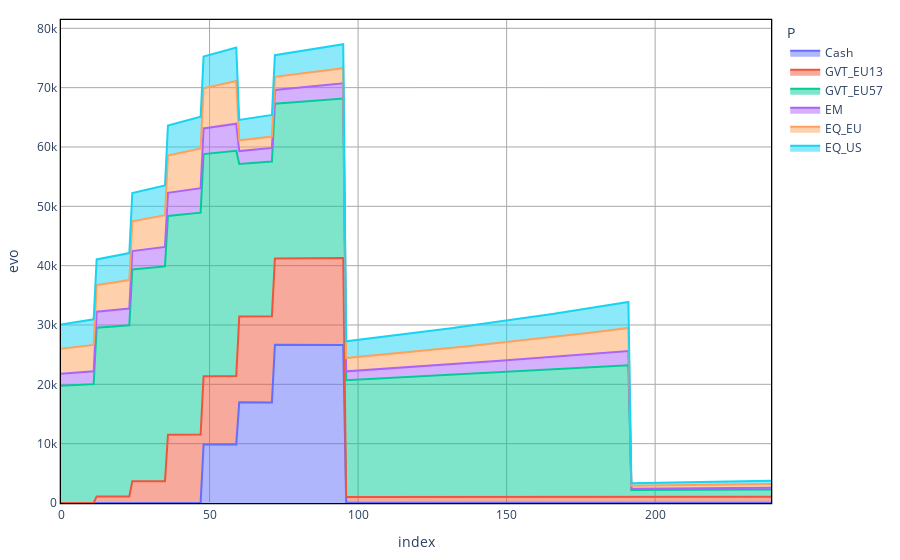
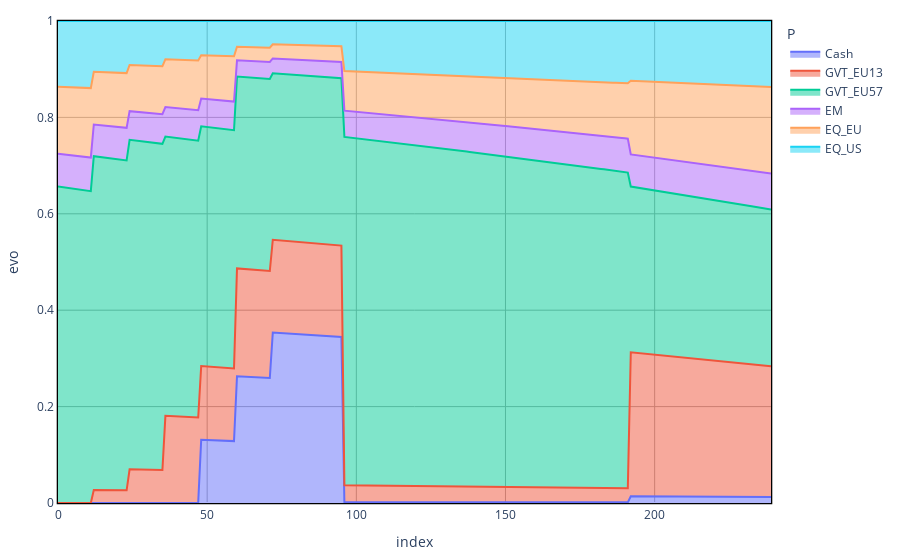

Source (notebook cell) for these figures, in order:
### Code cell
Scenario_mu = problem.Scenario_mu
#print([solution[l][n_scen].varValue for l in Lt])
Q_nscen = np.zeros(shape = (len(P),len(L)))
Q_ex = np.zeros(shape = (len(P),len(L)))
Val_tl = {}
i = -1
At = sorted(list(problem.assets.period.values()))
label_period = [[k, v] for k,v in problem.assets.period.items()]
label_value = [[k, v] for k,v in problem.assets.value.items()]
period_value_df = pd.DataFrame(label_period, columns = ["Label", "Period"]).merge(pd.DataFrame(label_value, columns = ["Label", "Value"]))

for p in P:
    i = i+1
    Val_tl[p] = np.zeros(shape = (len(T), len(L)))
    for l in np.arange(len(L)):
        for t in np.arange(len(T)):
            if t < problem.liabilities.period[L[l]]:
                new_asset_label = period_value_df.loc[period_value_df.Period == t , "Label" ].values
                new_asset = [sol.asset_part[a][L[l]][p] for a in new_asset_label]
                if t==0:
                    Val_tl[p][t,l] = sum(new_asset)*np.exp(Scenario_mu[p])
                else:
                    Val_tl[p][t,l] = (Val_tl[p][t-1,l] + sum(new_asset))*np.exp(Scenario_mu[p])

            elif t == problem.liabilities.period[L[l]]:
                Q_ex[i,l] = problem.user_portfolio[p]
                Q_nscen[i,l] = Val_tl[p][t-1,l]
    
Val_end_t = {}
for p in P:
    Val_end_t[p] = np.zeros(shape = (len(T)))
    for t in np.arange(len(T)):
        new_asset_label = period_value_df.loc[period_value_df.Period == t , "Label" ].values
        new_asset = [sol.asset_end_part[a][p] for a in new_asset_label]
        if t==0:
            Val_end_t[p][t] = sum(new_asset)*np.exp(Scenario_mu[p])
        else:
            Val_end_t[p][t] = (Val_end_t[p][t-1] + sum(new_asset))*np.exp(Scenario_mu[p])


Val_t = {}
for p in P:
    Val_t[p] = np.sum(Val_tl[p], axis = 1) + Val_end_t[p] 

AssetAllocationNominal = pd.DataFrame(Val_t)
AssetAllocationNominal[AssetAllocationNominal<0] = 0
AAN_perc = AssetAllocationNominal.divide(AssetAllocationNominal.sum(axis=1), axis=0)

AssetAllocationNominal = AssetAllocationNominal.reset_index()
AssetAllocationNominal = AssetAllocationNominal.melt(id_vars=['index'], var_name='P', value_name='evo')
plt = px.area(AssetAllocationNominal, x="index", y = "evo", color = "P")
plt = standardized_chart(plt)
plt.show()

AAN_perc = AAN_perc.reset_index()
AAN_perc = AAN_perc.melt(id_vars=['index'], var_name='P', value_name='evo')
plt = px.area(AAN_perc, x="index", y = "evo", color = "P" )
plt.update_xaxes(range=[AAN_perc["index"].min(), AAN_perc["index"].max()])
plt.update_yaxes(range=[0, 1])
plt = standardized_chart(plt)
plt.show()

### Figure 1 — Plotly figure (JSON) as saved in the notebook; plotly's stock layout.template omitted (floating-point values rounded to 4 significant figures; data arrays with more than 128 entries replaced by an {"elided": "..."} marker saying what was removed)
{"data": [{"hovertemplate": "P=Cash<br>index=%{x}<br>evo=%{y}<extra></extra>", "legendgroup": "Cash", "line": {"color": "#636efa"}, "mode": "lines", "name": "Cash", "orientation": "v", "showlegend": true, "stackgroup": "1", "type": "scatter", "x": {"elided": "240 int values"}, "xaxis": "x", "y": {"elided": "240 float values"}, "yaxis": "y"}, {"hovertemplate": "P=GVT_EU13<br>index=%{x}<br>evo=%{y}<extra></extra>", "legendgroup": "GVT_EU13", "line": {"color": "#EF553B"}, "mode": "lines", "name": "GVT_EU13", "orientation": "v", "showlegend": true, "stackgroup": "1", "type": "scatter", "x": {"elided": "240 int values"}, "xaxis": "x", "y": {"elided": "240 float values"}, "yaxis": "y"}, {"hovertemplate": "P=GVT_EU57<br>index=%{x}<br>evo=%{y}<extra></extra>", "legendgroup": "GVT_EU57", "line": {"color": "#00cc96"}, "mode": "lines", "name": "GVT_EU57", "orientation": "v", "showlegend": true, "stackgroup": "1", "type": "scatter", "x": {"elided": "240 int values"}, "xaxis": "x", "y": {"elided": "240 float values"}, "yaxis": "y"}, {"hovertemplate": "P=EM<br>index=%{x}<br>evo=%{y}<extra></extra>", "legendgroup": "EM", "line": {"color": "#ab63fa"}, "mode": "lines", "name": "EM", "orientation": "v", "showlegend": true, "stackgroup": "1", "type": "scatter", "x": {"elided": "240 int values"}, "xaxis": "x", "y": {"elided": "240 float values"}, "yaxis": "y"}, {"hovertemplate": "P=EQ_EU<br>index=%{x}<br>evo=%{y}<extra></extra>", "legendgroup": "EQ_EU", "line": {"color": "#FFA15A"}, "mode": "lines", "name": "EQ_EU", "orientation": "v", "showlegend": true, "stackgroup": "1", "type": "scatter", "x": {"elided": "240 int values"}, "xaxis": "x", "y": {"elided": "240 float values"}, "yaxis": "y"}, {"hovertemplate": "P=EQ_US<br>index=%{x}<br>evo=%{y}<extra></extra>", "legendgroup": "EQ_US", "line": {"color": "#19d3f3"}, "mode": "lines", "name": "EQ_US", "orientation": "v", "showlegend": true, "stackgroup": "1", "type": "scatter", "x": {"elided": "240 int values"}, "xaxis": "x", "y": {"elided": "240 float values"}, "yaxis": "y"}], "layout": {"legend": {"title": {"text": "P"}, "tracegroupgap": 0}, "margin": {"b": 20, "l": 20, "r": 20, "t": 20}, "paper_bgcolor": "white", "plot_bgcolor": "white", "showlegend": true, "xaxis": {"anchor": "y", "domain": [0, 1], "gridcolor": "darkgray", "gridwidth": 1, "linecolor": "black", "linewidth": 1.3, "mirror": true, "showgrid": true, "showline": true, "title": {"text": "index"}}, "yaxis": {"anchor": "x", "domain": [0, 1], "gridcolor": "darkgray", "gridwidth": 1, "linecolor": "black", "linewidth": 1.3, "mirror": true, "showgrid": true, "showline": true, "title": {"text": "evo"}}}}

### Figure 2 — Plotly figure (JSON) as saved in the notebook; plotly's stock layout.template omitted (floating-point values rounded to 4 significant figures; data arrays with more than 128 entries replaced by an {"elided": "..."} marker saying what was removed)
{"data": [{"hovertemplate": "P=Cash<br>index=%{x}<br>evo=%{y}<extra></extra>", "legendgroup": "Cash", "line": {"color": "#636efa"}, "mode": "lines", "name": "Cash", "orientation": "v", "showlegend": true, "stackgroup": "1", "type": "scatter", "x": {"elided": "240 int values"}, "xaxis": "x", "y": {"elided": "240 float values"}, "yaxis": "y"}, {"hovertemplate": "P=GVT_EU13<br>index=%{x}<br>evo=%{y}<extra></extra>", "legendgroup": "GVT_EU13", "line": {"color": "#EF553B"}, "mode": "lines", "name": "GVT_EU13", "orientation": "v", "showlegend": true, "stackgroup": "1", "type": "scatter", "x": {"elided": "240 int values"}, "xaxis": "x", "y": {"elided": "240 float values"}, "yaxis": "y"}, {"hovertemplate": "P=GVT_EU57<br>index=%{x}<br>evo=%{y}<extra></extra>", "legendgroup": "GVT_EU57", "line": {"color": "#00cc96"}, "mode": "lines", "name": "GVT_EU57", "orientation": "v", "showlegend": true, "stackgroup": "1", "type": "scatter", "x": {"elided": "240 int values"}, "xaxis": "x", "y": {"elided": "240 float values"}, "yaxis": "y"}, {"hovertemplate": "P=EM<br>index=%{x}<br>evo=%{y}<extra></extra>", "legendgroup": "EM", "line": {"color": "#ab63fa"}, "mode": "lines", "name": "EM", "orientation": "v", "showlegend": true, "stackgroup": "1", "type": "scatter", "x": {"elided": "240 int values"}, "xaxis": "x", "y": {"elided": "240 float values"}, "yaxis": "y"}, {"hovertemplate": "P=EQ_EU<br>index=%{x}<br>evo=%{y}<extra></extra>", "legendgroup": "EQ_EU", "line": {"color": "#FFA15A"}, "mode": "lines", "name": "EQ_EU", "orientation": "v", "showlegend": true, "stackgroup": "1", "type": "scatter", "x": {"elided": "240 int values"}, "xaxis": "x", "y": {"elided": "240 float values"}, "yaxis": "y"}, {"hovertemplate": "P=EQ_US<br>index=%{x}<br>evo=%{y}<extra></extra>", "legendgroup": "EQ_US", "line": {"color": "#19d3f3"}, "mode": "lines", "name": "EQ_US", "orientation": "v", "showlegend": true, "stackgroup": "1", "type": "scatter", "x": {"elided": "240 int values"}, "xaxis": "x", "y": {"elided": "240 float values"}, "yaxis": "y"}], "layout": {"legend": {"title": {"text": "P"}, "tracegroupgap": 0}, "margin": {"b": 20, "l": 20, "r": 20, "t": 20}, "paper_bgcolor": "white", "plot_bgcolor": "white", "showlegend": true, "xaxis": {"anchor": "y", "domain": [0, 1], "gridcolor": "darkgray", "gridwidth": 1, "linecolor": "black", "linewidth": 1.3, "mirror": true, "range": [0, 239], "showgrid": true, "showline": true, "title": {"text": "index"}}, "yaxis": {"anchor": "x", "domain": [0, 1], "gridcolor": "darkgray", "gridwidth": 1, "linecolor": "black", "linewidth": 1.3, "mirror": true, "range": [0, 1], "showgrid": true, "showline": true, "title": {"text": "evo"}}}}
